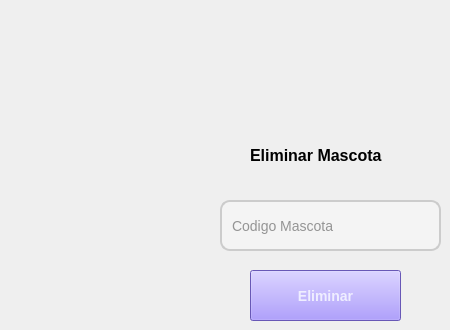
       <widget class="QWidget" name="page_EliminarMascota">
        <widget class="QLabel" name="label_10">
         <property name="geometry">
          <rect>
           <x>250</x>
           <y>130</y>
           <width>151</width>
           <height>51</height>
          </rect>
         </property>
         <property name="font">
          <font>
           <pointsize>12</pointsize>
           <bold>true</bold>
          </font>
         </property>
         <property name="text">
          <string>Eliminar Mascota</string>
         </property>
         <property name="textFormat">
          <enum>Qt::AutoText</enum>
         </property>
         <property name="wordWrap">
          <bool>false</bool>
         </property>
        </widget>
        <widget class="QPushButton" name="btnEliminarMascota">
         <property name="geometry">
          <rect>
           <x>250</x>
           <y>270</y>
           <width>151</width>
           <height>51</height>
          </rect>
         </property>
         <property name="styleSheet">
          <string notr="true">
QPushButton {
   color: rgb(239, 238, 255);
background-color: rgb(145, 123, 255);
  

    padding: 10px; 
    font-size: 14px; 
    font-weight: bold; 
 
}

QPushButton:hover {
    background-color: #8793ff; 
    color: white;
}</string>
         </property>
         <property name="text">
          <string>Eliminar</string>
         </property>
         <property name="icon">
          <iconset>
           <normaloff>../Imagenes/borrar.png</normaloff>../Imagenes/borrar.png</iconset>
         </property>
         <property name="iconSize">
          <size>
           <width>30</width>
           <height>30</height>
          </size>
         </property>
        </widget>
        <widget class="QLineEdit" name="txtCodMascotaEliminar">
         <property name="geometry">
          <rect>
           <x>220</x>
           <y>200</y>
           <width>221</width>
           <height>51</height>
          </rect>
         </property>
         <property name="styleSheet">
          <string notr="true">QLineEdit {
    background-color: #f4f4f4; /* Fondo claro */
    color: #333; /* Texto oscuro */
    border: 2px solid #ccc; /* Borde inicial */
    border-radius: 10px; /* Bordes redondeados */
    padding: 8px; /* Espaciado interno */
    font-size: 14px; /* Tamaño de texto */
    font-family: &quot;Arial&quot;, sans-serif; /* Fuente limpia y moderna */
}

QLineEdit:focus {
    border: 2px solid #6200ee; /* Cambia el color del borde al enfocarse */
    background-color: #ffffff; /* Fondo blanco al enfocarse */
    color: #000; /* Texto más oscuro */
}</string>
         </property>
         <property name="text">
          <string/>
         </property>
         <property name="placeholderText">
          <string>Codigo Mascota</string>
         </property>
        </widget>
       </widget>
